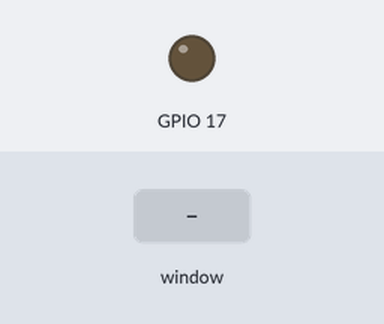
A program run on a simulated Raspberry Pi (BCM pin numbers). Parts: output pins drawn as LEDs (lit = HIGH). The inputs (shaded band) are chosen by the test bench. Each call to the cloud database takes 0.3 s, and an entry nobody has set reads as its off value or as empty; the desktop window is not drawn, its controls go by their first labels and the mouse button is held 0.15 s.

Above: at 1.5 s.
1.6 s: control labelled "ON" in the window clicked
At 2.8 s:
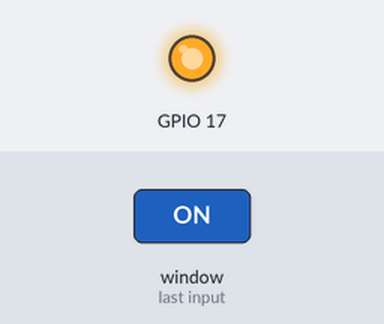
Timing chart, 0 to 4.6 s (numbered marks = the images above; inputs shaded):
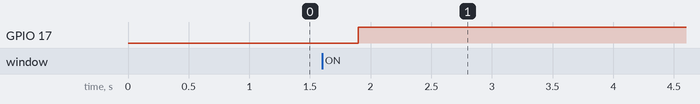

The program:

ledcontrol.py
```python
from tkinter import *
import RPi.GPIO as GPIO

from firebase_admin import auth
import firebase_admin
from firebase_admin import credentials
from firebase_admin import db


cred = credentials.Certificate('/home/pi/Documents/iotcapel-firebase-adminsdk-ps4ca-4caaa40275.json')

firebase_admin.initialize_app(cred, {
    'databaseURL':'https://iotcapel.firebaseio.com/',
    'databaseAuthVariableOverride': {'uid':'UrkkzLIJNdTGzLLaM0GyorLEYlp2'}
})

ledControlRef = db.reference(path='iot0624/lcdControl')

def appInterface(window):
    try:
        lcdState = ledControlRef.get()
    except FirebaseError as err:
        print("error connect to Firebase: {}".format(err))
    except ValueError as err:
        print("valueError: {}".format(err))
    except:
        print("Error")

    if lcdState:
        buttonText.set("OFF")
    else:
        buttonText.set("ON")

    frame = Frame(window, borderwidth=2, relief=GROOVE)
    ledButton = Button(frame, textvariable=buttonText, padx=30, pady=10, command=userClick, width=10).pack(padx=40,pady=40)
    frame.pack(padx=10, pady=10)


def userClick():
    lcdState = ledControlRef.get()
    if lcdState:
        buttonText.set('ON')
        GPIO.output(17, GPIO.LOW)
    else:
        buttonText.set('OFF')
        GPIO.output(17, GPIO.HIGH)

    ledControlRef.set(not lcdState)

if __name__ == '__main__':
    GPIO.setmode(GPIO.BCM)
    GPIO.cleanup()
    GPIO.setwarnings(False)
    GPIO.setup(17, GPIO.OUT)

    app = Tk()
    buttonText = StringVar()
    app.title("LEDControl")
    # app.geometry("500x600");
    appInterface(window=app)
    app.mainloop()
```

Measured:
- after the input at 1.6 s, GPIO 17: LOW → HIGH after 0.30 s
